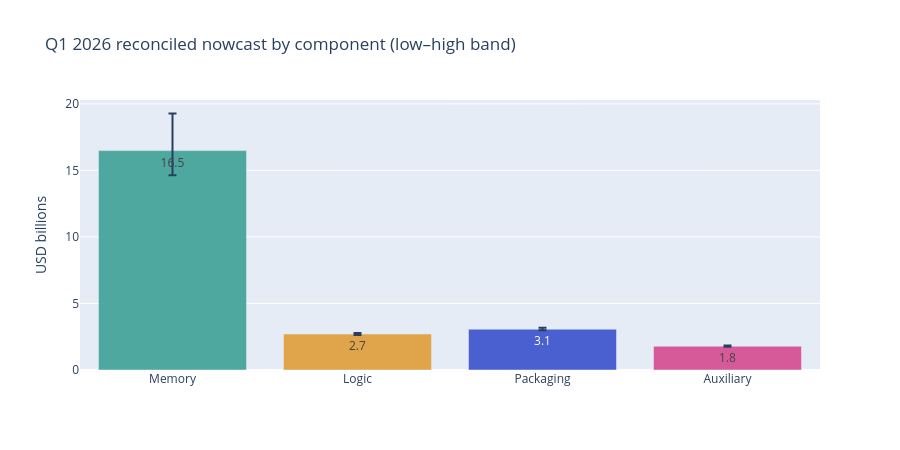

The notebook cell this image was saved under:
### Markdown cell above
## Per-component nowcast (reconciled base with low–high band)

### Code cell
pc = now.filter(pl.col("component") != "TOTAL")
fig = go.Figure(go.Bar(
    x=pc["component"].to_list(), y=pc["reconciled_base"].to_list(),
    error_y=dict(type="data", symmetric=False,
                 array=[h - b for h, b in zip(pc["high"], pc["reconciled_base"])],
                 arrayminus=[b - l for b, l in zip(pc["reconciled_base"], pc["low"])]),
    marker_color=["#4fa8a0", "#e0a44a", "#4a5fd0", "#d65a9a"],
    text=[f"{v:.1f}" for v in pc["reconciled_base"]]))
fig.update_layout(title="Q1 2026 reconciled nowcast by component (low–high band)",
                  yaxis_title="USD billions", height=450)
fig

### Figure 1 — Plotly figure (JSON) as saved in the notebook; plotly's stock layout.template omitted (floating-point values rounded to 4 significant figures)
{"data": [{"error_y": {"array": [2.79, 0.08526, 0.109, 0.0599], "arrayminus": [1.852, 0.06977, 0.07992, 0.04154], "symmetric": false, "type": "data"}, "marker": {"color": ["#4fa8a0", "#e0a44a", "#4a5fd0", "#d65a9a"]}, "text": ["16.5", "2.7", "3.1", "1.8"], "type": "bar", "x": ["Memory", "Logic", "Packaging", "Auxiliary"], "y": [16.49, 2.701, 3.067, 1.789]}], "layout": {"height": 450, "title": {"text": "Q1 2026 reconciled nowcast by component (low–high band)"}, "yaxis": {"title": {"text": "USD billions"}}}}
